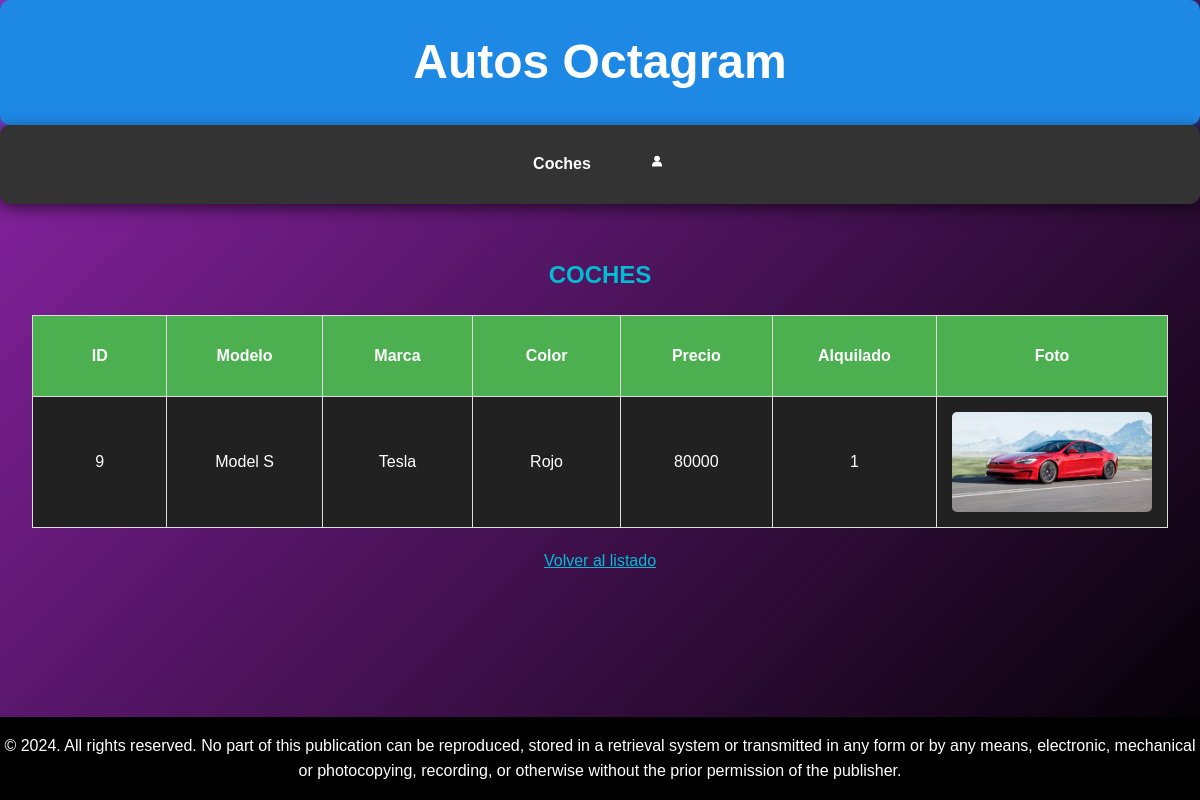
Page /coches/buscar2.php?modelo=Model S on the earlier database version.
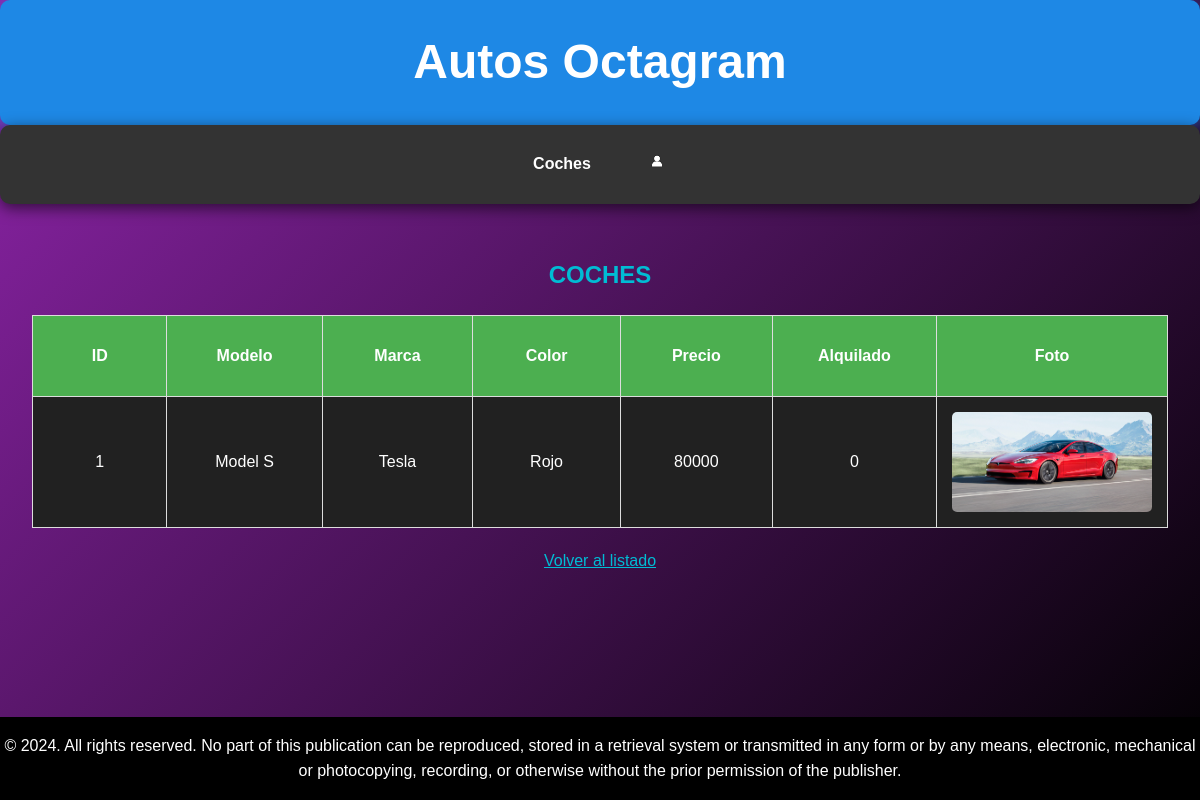
Same page on the later database version.
### tables this page shows
CREATE TABLE `coches` (
  `id_coche` int(10) unsigned NOT NULL AUTO_INCREMENT,
  `modelo` varchar(50) DEFAULT NULL,
  `marca` varchar(50) DEFAULT NULL,
  `color` varchar(50) DEFAULT NULL,
  `precio` int(10) DEFAULT NULL,
  `alquilado` tinyint(1) DEFAULT NULL,
  `foto` varchar(300) DEFAULT NULL,
  `id_vendedor` int(10) DEFAULT NULL,
  PRIMARY KEY (`id_coche`)
);

### coches/buscar2.php (the view, shortened to what this page needs)
<!DOCTYPE html>
<html lang="es">
	<head>
		<link rel="stylesheet" href="../index.css">
	</head>
	<body>
		<header class="header">
            <h1>Autos Octagram</h1>
        </header>
        <nav class="navega">
            <ul>
                <li>
                    <a href="../coches/coches.php">Coches</a>
                </li>
                <li>
                    <a href="../registro.php"><img src="../icono.png" width="20"></a>
                </li>
            </ul>
        </nav>
        <main class="contenido">
        <h2>COCHES</h2>
        <?PHP
            $servername="localhost";$username="root";$password="rootroot";$dbname="concesionario";
            $conn = mysqli_connect ($servername,$username,$password,$dbname);
            $modelo=$_REQUEST['modelo'];
            $marca=$_REQUEST['marca'];
            $sql = "select * from coches where modelo like '$modelo' or marca like '$marca'";
            if (mysqli_query($conn,$sql)){
                $consulta = mysqli_query($conn,$sql);
                $nfilas = mysqli_num_rows ($consulta);
                if ($nfilas > 0){
                    print ("<TABLE border=1 align=center>\n");
                    print ("<TR>\n");
                    print ("<TH height=50px width=200px>ID</TH>\n");
                    print ("<TH height=50px width=200px>Modelo</TH>\n");
                    print ("<TH height=50px width=200px>Marca</TH>\n");
                    print ("<TH height=50px width=200px>Color</TH>\n");
                    print ("<TH height=50px width=200px>Precio</TH>\n");
                    print ("<TH height=50px width=200px>Alquilado</TH>\n");
                    print ("<TH height=50px width=200px>Foto</TH>\n");
                    print ("</TR>\n");
                    for ($i=0; $i<$nfilas; $i++){
                        $resultado = mysqli_fetch_array ($consulta);
                        print ("<TR>\n");
                        print ("<TD>" . $resultado['id_coche'] . "</TD>\n");
                        print ("<TD>" . $resultado['modelo'] . "</TD>\n");
                        print ("<TD>" . $resultado['marca'] . "</TD>\n");
                        print ("<TD>" . $resultado['color'] . "</TD>\n");
                        print ("<TD>" . $resultado['precio'] . "</TD>\n");
                        print ("<TD>" . $resultado['alquilado'] . "</TD>\n");
                        print ("<TD><img src='./img/" . htmlspecialchars($resultado['foto']) . "' width=200 height=100 align=center></TD>\n");
                        print ("</TR>\n");
                    }
                    print ("</TABLE>\n");
                }
                else{
                    print "No hay ningún coche con modelo $modelo ni marca $marca.";
                }
            }
            else{
                echo "Error al buscar coche: ". mysqli_error($conn);
            }
            echo "<a href='buscar.html' class='plis'>Volver al listado</a>";
        ?>
        </main>
        <footer class="footer">
            <p> © 2024. All rights reserved. No part of this publication can be reproduced, stored in a retrieval system or transmitted in any form or by any means,
                electronic, mechanical or photocopying, recording, or otherwise without the prior permission of the publisher.</p>
        </footer>
	</body>
</html>

### index.css (style rules this page uses)
body, h1, h2, p, ul, li, a { margin: 0; padding: 0; box-sizing: border-box; }
body { font-family: Arial, sans-serif; line-height: 1.6; background-color: #212121; color: #fff; display: flex; flex-direction: column; min-height: 100vh; background: linear-gradient(135deg, #8e24aa, #000000); }
.header { background-color: #1e88e5; color: white; text-align: center; padding: 1.5rem 0; box-shadow: 0 4px 20px rgba(30, 136, 229, 0.7); border-radius: 10px; transition: transform 0.3s ease, background-color 0.3s ease; }
.header h1 { margin: 0; font-size: 3rem; }
.navega { background-color: #333; text-align: center; padding: 1rem 0; box-shadow: 0 4px 15px rgba(0, 0, 0, 0.6); border-radius: 10px; margin-bottom: 20px; }
.navega ul { list-style: none; display: inline-flex; gap: 2rem; }
.navega a { color: white; text-decoration: none; font-weight: bold; padding: 1rem 2rem; border-radius: 30px; transition: background-color 0.3s ease, transform 0.3s ease; }
ul { list-style:none; }
.navega li a { color:#fff; text-decoration:none; padding:10px 12px; display:block; }
.contenido { flex: 1; padding: 2rem; text-align: center; }
.contenido h2 { margin-bottom: 1rem; color: #00bcd4; }
.footer { background-color: #000000; color: white; text-align: center; padding: 1rem 0; margin-top: auto; }
table { width: 100%; border-collapse: collapse; margin: 20px 0; background-color: #212121; }
th, td { padding: 15px; text-align: center; border: 1px solid #ddd; }
th { background-color: #4caf50; color: white; font-weight: bold; }
td img { max-width: 200px; max-height: 100px; border-radius: 5px; transition: transform 0.3s ease; }
.plis { color: #00bcd4; }

Differences in the rows shown:
no longer on this page (row edited): coches: id_coche "9", modelo "Model S", marca "Tesla", color "Rojo", precio "80000", alquilado "1", foto (picture)
now on this page (row edited): coches: id_coche "1", modelo "Model S", marca "Tesla", color "Rojo", precio "80000", alquilado "0", foto (picture)
